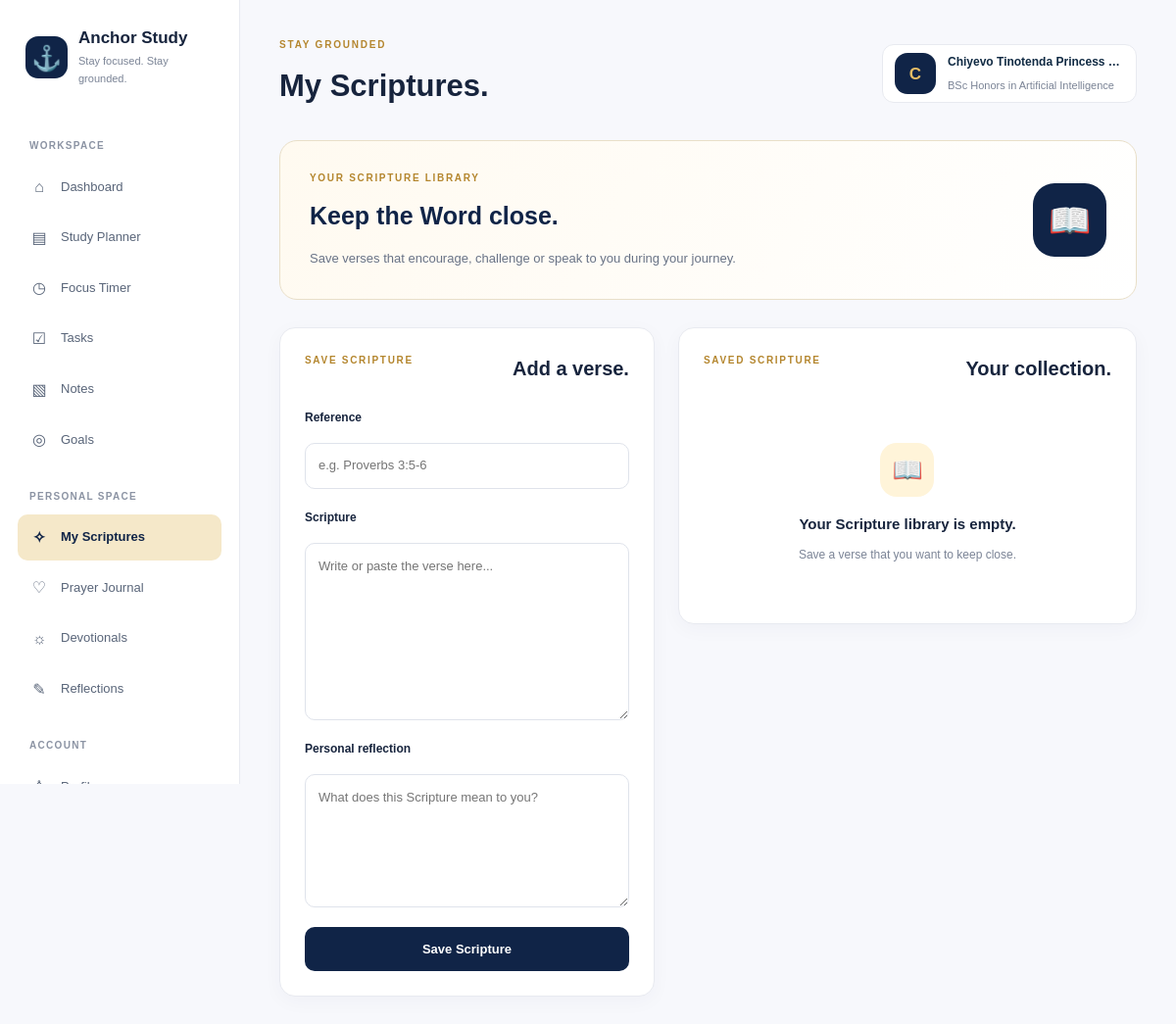
Page /scripture (signed in) on the committed database.
### models.py (models this page shows)
class User(db.Model):
    id = db.Column(db.Integer, primary_key=True)
    full_name = db.Column(db.String(100), nullable=False)
    email = db.Column(db.String(120), unique=True, nullable=False)
    university = db.Column(db.String(150), nullable=False)
    course = db.Column(db.String(150), nullable=False)
    year_of_study = db.Column(db.Integer, nullable=False)
    password_hash = db.Column(db.String(255), nullable=False)
    created_at = db.Column(db.DateTime, default=datetime.utcnow)
    subjects = db.relationship(
        "Subject",
        backref="user",
        lazy=True,
        cascade="all, delete-orphan"
    )
    study_plans = db.relationship(
        "StudyPlan",
        backref="user",
        lazy=True,
        cascade="all, delete-orphan"
    )
    tasks = db.relationship(
        "Task",
        backref="user",
        lazy=True,
        cascade="all, delete-orphan"
    )
    notes = db.relationship(
        "Note",
        backref="user",
        lazy=True,
        cascade="all, delete-orphan"
    )
    goals = db.relationship(
        "Goal",
        backref="user",
        lazy=True,
        cascade="all, delete-orphan"
    )
    scriptures = db.relationship(
        "Scripture",
        backref="user",
        lazy=True,
        cascade="all, delete-orphan"
    )
    prayer_entries = db.relationship(
        "PrayerEntry",
        backref="user",
        lazy=True,
        cascade="all, delete-orphan"
    )
    reflections = db.relationship(
        "Reflection",
        backref="user",
        lazy=True,
        cascade="all, delete-orphan"
)
    theme = db.Column(
    db.String(30),
    nullable=False,
    default="anchor_classic",
    server_default="anchor_classic"
)
    doodle_style = db.Column(
    db.String(20),
    nullable=False,
    default="off",
    server_default="off"
)

### app.py (the view, shortened to what this page needs)
@app.route("/scripture", methods=["GET", "POST"])
def scripture():
    if "user_id" not in session:
        return redirect(url_for("login"))
    user = db.session.get(User, session["user_id"])
    if not user:
        session.clear()
        return redirect(url_for("login"))
    scriptures = Scripture.query.filter_by(
        user_id=user.id
    ).order_by(
        Scripture.favorite.desc(),
        Scripture.created_at.desc()
    ).all()
    return render_template(
        "scripture.html",
        user=user,
        scriptures=scriptures
    )

### templates/scripture.html (shortened to what this page needs)
<!DOCTYPE html>
<html lang="en" data-theme="{{ user.theme or 'anchor_classic' }}" data-doodles="{{ user.doodle_style or 'off' }}">
<head>
    <link rel="stylesheet" href="{{ url_for('static', filename='css/style.css') }}">
</head>
<body>
    <aside class="app-sidebar" id="appSidebar">
        <a href="{{ url_for('dashboard') }}" class="sidebar-brand">
            <div class="brand-icon">⚓</div>
            <div>
                <div class="brand-name">Anchor Study</div>
                <div class="brand-tagline">Stay focused. Stay grounded.</div>
            </div>
        </a>
        <nav>
            <div class="sidebar-section">
                <div class="sidebar-label">Workspace</div>
                <a href="{{ url_for('dashboard') }}" class="sidebar-link">
                    <span class="sidebar-icon">⌂</span>
                    <span>Dashboard</span>
                </a>
                <a href="{{ url_for('study') }}" class="sidebar-link">
                    <span class="sidebar-icon">▤</span>
                    <span>Study Planner</span>
                </a>
                <a href="{{ url_for('timer') }}" class="sidebar-link">
                    <span class="sidebar-icon">◷</span>
                    <span>Focus Timer</span>
                </a>
                <a href="{{ url_for('tasks') }}" class="sidebar-link">
                    <span class="sidebar-icon">☑</span>
                    <span>Tasks</span>
                </a>
                <a href="{{ url_for('notes') }}" class="sidebar-link">
                    <span class="sidebar-icon">▧</span>
                    <span>Notes</span>
                </a>
                <a href="{{ url_for('goals') }}" class="sidebar-link">
                    <span class="sidebar-icon">◎</span>
                    <span>Goals</span>
                </a>
            </div>
            <div class="sidebar-section">
                <div class="sidebar-label">Personal Space</div>
                <a href="{{ url_for('scripture') }}" class="sidebar-link active" aria-current="page">
                    <span class="sidebar-icon">✧</span>
                    <span>My Scriptures</span>
                </a>
                <a href="{{ url_for('prayer_journal') }}" class="sidebar-link">
                    <span class="sidebar-icon">♡</span>
                    <span>Prayer Journal</span>
                </a>
                <a href="{{ url_for('devotionals') }}" class="sidebar-link">
                    <span class="sidebar-icon">☼</span>
                    <span>Devotionals</span>
                </a>
                <a href="{{ url_for('reflections') }}" class="sidebar-link">
                    <span class="sidebar-icon">✎</span>
                    <span>Reflections</span>
                </a>
            </div>
            <div class="sidebar-section">
                <div class="sidebar-label">Account</div>
                <a href="{{ url_for('profile') }}" class="sidebar-link">
                    <span class="sidebar-icon">♙</span>
                    <span>Profile</span>
                </a>
            </div>
        </nav>
    </aside>
    <main class="scripture-main">
        <div class="scripture-container">
            <header class="scripture-topbar">
                <div>
                    <p class="dashboard-greeting">STAY GROUNDED</p>
                    <h1>My Scriptures.</h1>
                </div>
                <a href="{{ url_for('profile') }}" class="dashboard-user">
                    <div class="user-avatar">
                        {{ user.full_name[0].upper() if user.full_name else '?' }}
                    </div>
                    <div>
                        <strong>{{ user.full_name }}</strong>
                        <span>{{ user.course or 'Student' }}</span>
                    </div>
                </a>
            </header>
            <section class="scripture-intro">
                <div>
                    <p class="eyebrow">YOUR SCRIPTURE LIBRARY</p>
                    <h2>Keep the Word close.</h2>
                    <p>Save verses that encourage, challenge or speak to you during your journey.</p>
                </div>
                <div class="dashboard-anchor">📖</div>
            </section>
            <section class="scripture-grid">
                <article class="dashboard-panel">
                    <div class="panel-heading">
                        <p class="eyebrow">SAVE SCRIPTURE</p>
                        <h2>Add a verse.</h2>
                    </div>
                    <form method="POST" class="task-form">
                        <div class="form-group">
                            <label for="reference">Reference</label>
                            <input
                                type="text"
                                id="reference"
                                name="reference"
                                placeholder="e.g. Proverbs 3:5-6"
                                required
                            >
                        </div>
                        <div class="form-group">
                            <label for="verse_text">Scripture</label>
                            <textarea
                                id="verse_text"
                                name="verse_text"
                                rows="7"
                                placeholder="Write or paste the verse here..."
                                required
                            ></textarea>
                        </div>
                        <div class="form-group">
                            <label for="reflection">Personal reflection</label>
                            <textarea
                                id="reflection"
                                name="reflection"
                                rows="5"
                                placeholder="What does this Scripture mean to you?"
                            ></textarea>
                        </div>
                        <button type="submit" class="primary-button">Save Scripture</button>
                    </form>
                </article>
                <article class="dashboard-panel">
                    <div class="panel-heading">
                        <p class="eyebrow">SAVED SCRIPTURE</p>
                        <h2>Your collection.</h2>
                    </div>
                    <div class="scripture-list">
                        {% if scriptures %}
                            {% for scripture in scriptures %}
                                <div class="scripture-card">
                                    <div class="scripture-card-header">
                                        <strong>{{ scripture.reference }}</strong>
                                        <div>
                                            <form
                                                method="POST"
                                                action="{{ url_for('favorite_scripture', scripture_id=scripture.id) }}"
                                                class="inline-form"
                                            >
                                                <button
                                                    type="submit"
                                                    class="scripture-favorite"
                                                    aria-label="{% if scripture.favorite %}Remove from favourites{% else %}Add to favourites{% endif %}"
                                                    title="{% if scripture.favorite %}Remove from favourites{% else %}Add to favourites{% endif %}"
                                                >
                                                    {% if scripture.favorite %}
                                                        ★
                                                    {% else %}
                                                        ☆
                                                    {% endif %}
                                                </button>
                                            </form>
                                            <form
                                                method="POST"
                                                action="{{ url_for('delete_scripture', scripture_id=scripture.id) }}"
                                                class="inline-form"
                                                onsubmit="return confirm('Are you sure you want to delete this Scripture?');"
                                            >
                                                <button
                                                    type="submit"
                                                    class="task-delete"
                                                    aria-label="Delete Scripture"
                                                    title="Delete Scripture"
                                                >
                                                    ×
                                                </button>
                                            </form>
                                        </div>
                                    </div>
                                    <blockquote>{{ scripture.verse_text }}</blockquote>
                                    {% if scripture.reflection %}
                                        <div class="scripture-reflection">
                                            <span>Personal Reflection</span>
                                            <p>{{ scripture.reflection }}</p>
                                        </div>
                                    {% endif %}
                                </div>
                            {% endfor %}
                        {% else %}
                            <div class="empty-state">
                                <div class="card-icon">📖</div>
                                <h3>Your Scripture library is empty.</h3>
                                <p>Save a verse that you want to keep close.</p>
                            </div>
                        {% endif %}
                    </div>
                </article>
            </section>
        </div>
    </main>
</body>
</html>

### static/css/style.css (style rules this page uses)
:root { --navy: #102a43; --navy-dark: #0b1f33; --navy-light: #1f4668; --gold: #c89b3c; --gold-light: #f1dfad; --cream: #f8f7f3; --white: #ffffff; --text: #243447; --muted: #667085; --border: #e5e7eb; --shadow: 0 10px 30px rgba(16, 42, 67, 0.08); --max-width: 1180px; }
html[data-theme="anchor_classic"] { --navy: #102a43; --navy-dark: #0b1f33; --navy-light: #1f4668; --gold: #c89b3c; --gold-light: #f1dfad; --cream: #f8f7f3; --white: #ffffff; --text: #243447; --muted: #667085; --border: #e5e7eb; --shadow: 0 10px 30px rgba(16, 42, 67, 0.08); }
*, *::before, *::after { margin: 0; padding: 0; box-sizing: border-box; }
html { scroll-behavior: smooth; }
body { font-family: Arial, Helvetica, sans-serif; background-color: var(--cream); color: var(--text); line-height: 1.6; }
a { text-decoration: none; color: inherit; }
button, input, select, textarea { font: inherit; }
button:not(:disabled) { cursor: pointer; }
.eyebrow { color: var(--gold); font-size: 0.78rem; font-weight: 700; letter-spacing: 1.5px; margin-bottom: 14px; }
.primary-button, .secondary-button { display: inline-block; padding: 13px 22px; border-radius: 6px; font-weight: 600; transition: all 0.2s ease; }
.primary-button { background-color: var(--navy); color: var(--white); }
.form-group { display: flex; flex-direction: column; gap: 7px; }
.form-group label { color: var(--navy); font-size: 0.9rem; font-weight: 600; }
.form-group input, .form-group select { width: 100%; padding: 12px 14px; border: 1px solid var(--border); border-radius: 8px; background-color: var(--white); color: var(--text); font-family: inherit; font-size: 0.95rem; }
.sidebar-brand { padding: 5px 10px 28px; }
.sidebar-section { margin-top: 18px; }
.sidebar-link { min-height: 40px; display: flex; align-items: center; gap: 12px; padding: 9px 12px; border-radius: 8px; color: rgba(255, 255, 255, 0.75); font-size: 0.88rem; transition: background-color 0.2s ease, color 0.2s ease; }
.sidebar-link span:first-child { width: 20px; min-width: 20px; text-align: center; }
.sidebar-link.active { background-color: rgba(255, 255, 255, 0.13); color: var(--white); font-weight: 600; }
.dashboard-greeting { color: var(--muted); font-size: 0.7rem; font-weight: 700; letter-spacing: 1.2px; margin-bottom: 5px; }
.dashboard-user { display: flex; align-items: center; gap: 12px; text-decoration: none; }
.dashboard-user strong { display: block; color: var(--navy); font-size: 0.88rem; }
.dashboard-user span { display: block; color: var(--muted); font-size: 0.76rem; margin-top: 3px; }
.user-avatar { width: 42px; height: 42px; border-radius: 50%; background-color: var(--gold-light); color: var(--navy); display: flex; align-items: center; justify-content: center; font-weight: 700; flex-shrink: 0; }
.dashboard-anchor { flex-shrink: 0; color: rgba(255, 255, 255, 0.07); font-size: 8rem; line-height: 1; }
.card-icon { width: 40px; height: 40px; margin-bottom: 18px; border-radius: 8px; background-color: var(--cream); display: flex; align-items: center; justify-content: center; flex-shrink: 0; }
.dashboard-panel { min-width: 0; padding: 25px; background-color: var(--white); border: 1px solid var(--border); border-radius: 12px; }
.panel-heading { display: flex; align-items: flex-start; justify-content: space-between; gap: 20px; margin-bottom: 22px; }
.panel-heading .eyebrow { margin-bottom: 5px; }
.panel-heading h2 { color: var(--navy); font-size: 1.2rem; }

### rows in the picture
User: full_name "C", full_name "Chiyevo Tinotenda Princess…", course "BSc Honors in Artificial Intelligence"
